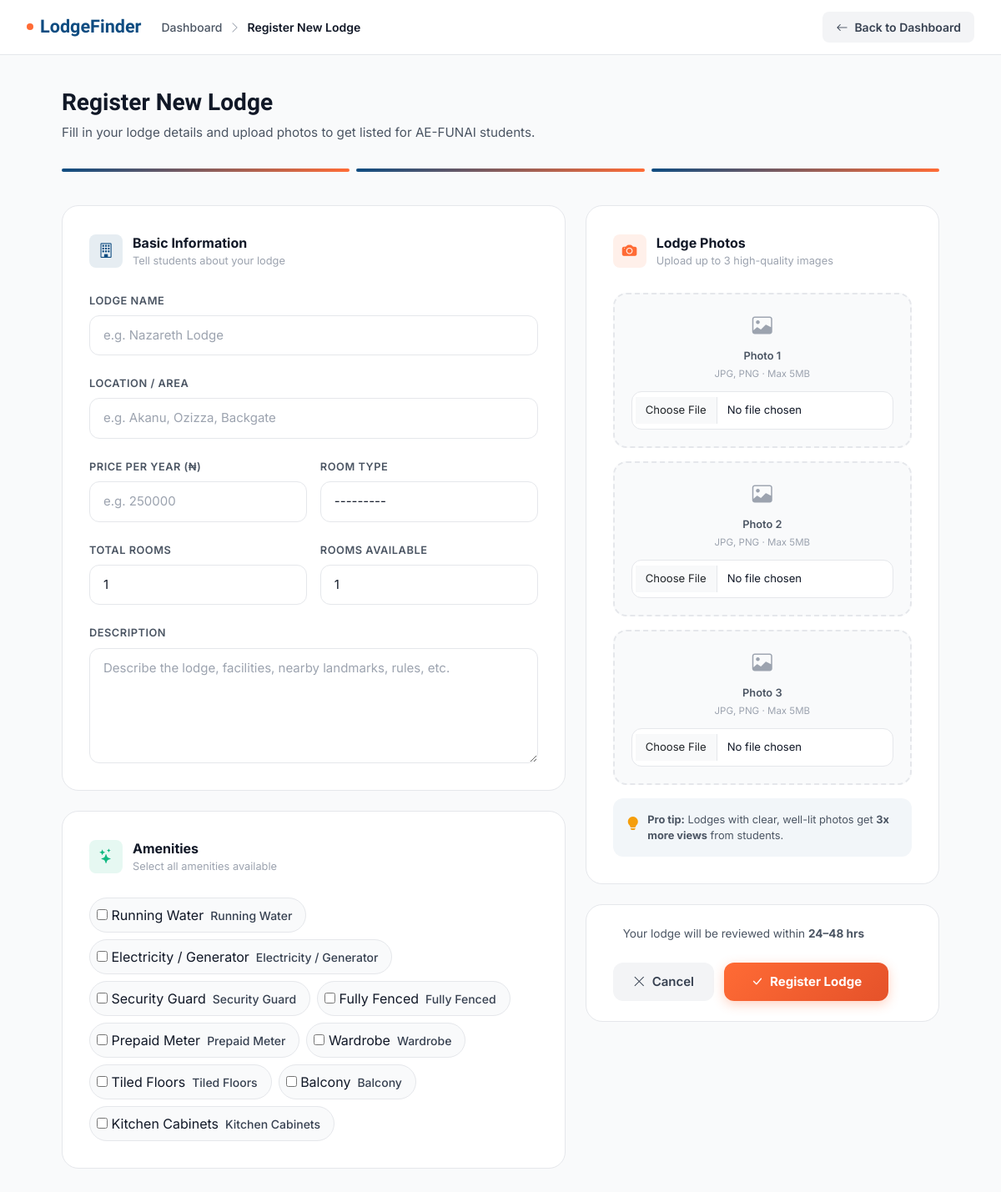
Screenshot of /owner/add-lodge/ (signed in) with the database file from the repository.
### lodge/models.py (models this page shows)
class Amenity(models.Model):
    name = models.CharField(max_length=100, unique=True)
    def __str__(self):
        return self.name

### lodge/views.py (the view)
# urls.py: path('owner/add-lodge/', views.add_lodge, name='add_lodge'),
@login_required
def add_lodge(request):
    if request.user.user_type != 'owner':
        messages.error(request, 'Only lodge owners can add lodges.')
        return redirect('home')
    ImageFormSet = formset_factory(LodgeImageForm, extra=3)  # Allow 3 photos
    if request.method == 'POST':
        form = LodgeForm(request.POST)
        image_formset = ImageFormSet(request.POST, request.FILES)
        if form.is_valid() and image_formset.is_valid():
            lodge = form.save(commit=False)
            lodge.owner = request.user
            lodge.save()
            form.save_m2m()  # Save amenities
            for image_form in image_formset:
                if image_form.cleaned_data.get('image'):
                    LodgeImage.objects.create(lodge=lodge, image=image_form.cleaned_data['image'])
            messages.success(request, 'Lodge registered successfully! Waiting for admin approval.')
            return redirect('owner_dashboard')
    else:
        form = LodgeForm()
        image_formset = ImageFormSet()
    return render(request, 'lodge/add_lodge.html', {
        'form': form,
        'image_formset': image_formset,
    })

### lodge/forms.py (shortened to what this page needs)
class LodgeForm(forms.ModelForm):
    class Meta:
        model = Lodge
        fields = ['name', 'location', 'price_per_year', 'room_type', 'description', 'amenities', 'total_rooms', 'rooms_available']
        widgets = {
            'amenities': forms.CheckboxSelectMultiple(),
        }

### lodge/templates/lodge/add_lodge.html (shortened to what this page needs)
{% load widget_tweaks %}
<!DOCTYPE html>
<html lang="en">
<head>
    <link href="https://cdn.jsdelivr.net/npm/bootstrap@5.3.3/dist/css/bootstrap.min.css" rel="stylesheet">
    <link rel="stylesheet" href="https://cdn.jsdelivr.net/npm/bootstrap-icons@1.11.3/font/bootstrap-icons.min.css">
</head>
<body>
    <div class="top-bar">
        <div class="top-bar-left">
            <a href="{% url 'owner_dashboard' %}" class="brand-add">
                <span class="brand-dot-add"></span>
                LodgeFinder
            </a>
            <div class="breadcrumb-nav">
                <a href="{% url 'owner_dashboard' %}">Dashboard</a>
                <i class="bi bi-chevron-right"></i>
                <span class="current">Register New Lodge</span>
            </div>
        </div>
        <div class="top-bar-right">
            <a href="{% url 'owner_dashboard' %}">
                <i class="bi bi-arrow-left"></i> Back to Dashboard
            </a>
        </div>
    </div>
    <div class="page-wrapper">
        <div class="page-intro">
            <h1>Register New Lodge</h1>
            <p>Fill in your lodge details and upload photos to get listed for AE-FUNAI students.</p>
        </div>
        <div class="steps-bar">
            <div class="step-pill active"></div>
            <div class="step-pill active"></div>
            <div class="step-pill active"></div>
        </div>
        <form method="post" enctype="multipart/form-data">
            <div class="row g-4">
                <div class="col-lg-7">
                    <div class="form-section">
                        <div class="section-header">
                            <div class="section-icon info">
                                <i class="bi bi-building"></i>
                            </div>
                            <div>
                                <div class="section-title">Basic Information</div>
                                <div class="section-subtitle">Tell students about your lodge</div>
                            </div>
                        </div>
                        <div class="mb-4">
                            <label class="field-label">Lodge Name</label>
                            {{ form.name|add_class:"form-control"|attr:"placeholder:e.g. Nazareth Lodge" }}
                        </div>
                        <div class="mb-4">
                            <label class="field-label">Location / Area</label>
                            {{ form.location|add_class:"form-control"|attr:"placeholder:e.g. Akanu, Ozizza, Backgate" }}
                        </div>
                        <div class="row g-3 mb-4">
                            <div class="col-md-6">
                                <label class="field-label">Price per Year (₦)</label>
                                {{ form.price_per_year|add_class:"form-control"|attr:"placeholder:e.g. 250000" }}
                            </div>
                            <div class="col-md-6">
                                <label class="field-label">Room Type</label>
                                {{ form.room_type|add_class:"form-select" }}
                            </div>
                        </div>
                        <div class="row g-3 mb-4">
                            <div class="col-md-6">
                                <label class="field-label">Total Rooms</label>
                                {{ form.total_rooms|add_class:"form-control"|attr:"placeholder:e.g. 8"|attr:"min:1" }}
                            </div>
                            <div class="col-md-6">
                                <label class="field-label">Rooms Available</label>
                                {{ form.rooms_available|add_class:"form-control"|attr:"placeholder:e.g. 2"|attr:"min:0" }}
                            </div>
                        </div>
                        <div>
                            <label class="field-label">Description</label>
                            {{ form.description|add_class:"form-control"|attr:"rows:5"|attr:"placeholder:Describe the lodge, facilities, nearby landmarks, rules, etc." }}
                        </div>
                    </div>
                    <div class="form-section">
                        <div class="section-header">
                            <div class="section-icon amenity">
                                <i class="bi bi-stars"></i>
                            </div>
                            <div>
                                <div class="section-title">Amenities</div>
                                <div class="section-subtitle">Select all amenities available</div>
                            </div>
                        </div>
                        <div class="amenities-grid">
                            {% for checkbox in form.amenities %}
                                <div class="form-check">
                                    {{ checkbox|add_class:"form-check-input" }}
                                    <label class="form-check-label" for="{{ checkbox.id_for_label }}">
                                        {{ checkbox.choice_label }}
                                    </label>
                                </div>
                            {% endfor %}
                        </div>
                    </div>
                </div>
                <div class="col-lg-5">
                    <div class="form-section">
                        <div class="section-header">
                            <div class="section-icon photo">
                                <i class="bi bi-camera-fill"></i>
                            </div>
                            <div>
                                <div class="section-title">Lodge Photos</div>
                                <div class="section-subtitle">Upload up to 3 high-quality images</div>
                            </div>
                        </div>
                        <div class="d-flex flex-column gap-3">
                            {% for image_form in image_formset %}
                            <div class="photo-upload-card">
                                <div class="upload-icon">
                                    <i class="bi bi-image"></i>
                                </div>
                                <div class="upload-text">Photo {{ forloop.counter }}</div>
                                <div class="upload-hint">JPG, PNG · Max 5MB</div>
                                {{ image_form.image|add_class:"form-control" }}
                            </div>
                            {% endfor %}
                        </div>
                        <div class="mt-3 p-3" style="background: rgba(15,76,129,0.05); border-radius: var(--radius-md);">
                            <div style="display: flex; align-items: flex-start; gap: 0.6rem;">
                                <i class="bi bi-lightbulb-fill" style="color: var(--warning); font-size: 1rem; margin-top: 2px;"></i>
                                <p style="margin: 0; font-size: 0.8rem; color: var(--gray-600); line-height: 1.5;">
                                    <strong>Pro tip:</strong> Lodges with clear, well-lit photos get <strong>3x more views</strong> from students.
                                </p>
                            </div>
                        </div>
                    </div>
                    <div class="action-footer">
                        <div class="action-info">
                            <span>Your lodge will be reviewed within <strong>24–48 hrs</strong></span>
                        </div>
                        <div class="action-buttons w-100 mt-2">
                            <a href="{% url 'owner_dashboard' %}" class="btn-cancel">
                                <i class="bi bi-x-lg"></i> Cancel
                            </a>
                            <button type="submit" class="btn-submit-lodge">
                                <i class="bi bi-check-lg"></i> Register Lodge
                            </button>
                        </div>
                    </div>
                </div>
            </div>
        </form>
    </div>
</body>
</html>

### rows the page displays
Amenity: choice_label "Running Water"
Amenity: choice_label "Electricity / Generator"
Amenity: choice_label "Security Guard"
Amenity: choice_label "Fully Fenced"
Amenity: choice_label "Prepaid Meter"
Amenity: choice_label "Wardrobe"
Amenity: choice_label "Tiled Floors"
Amenity: choice_label "Balcony"
Amenity: choice_label "Kitchen Cabinets"
